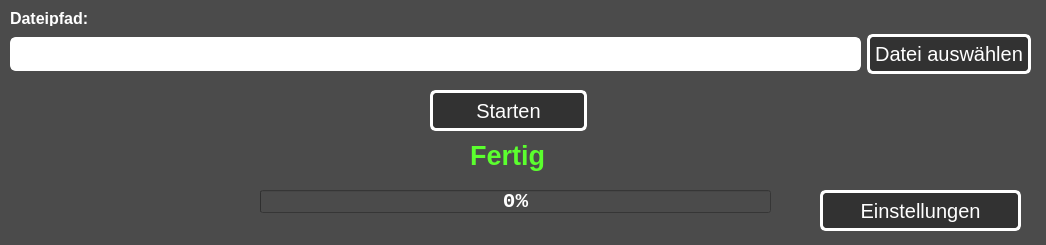
<?xml version="1.0" encoding="UTF-8"?>
<ui version="4.0">
 <author>Manuel Bücherl</author>
 <class>MainWindow</class>
 <widget class="QMainWindow" name="MainWindow">
  <property name="enabled">
   <bool>true</bool>
  </property>
  <property name="geometry">
   <rect>
    <x>0</x>
    <y>0</y>
    <width>1046</width>
    <height>245</height>
   </rect>
  </property>
  <property name="minimumSize">
   <size>
    <width>1046</width>
    <height>245</height>
   </size>
  </property>
  <property name="maximumSize">
   <size>
    <width>1046</width>
    <height>245</height>
   </size>
  </property>
  <property name="font">
   <font>
    <family>Tahoma</family>
    <pointsize>12</pointsize>
   </font>
  </property>
  <property name="cursor">
   <cursorShape>ArrowCursor</cursorShape>
  </property>
  <property name="contextMenuPolicy">
   <enum>Qt::NoContextMenu</enum>
  </property>
  <property name="acceptDrops">
   <bool>false</bool>
  </property>
  <property name="windowTitle">
   <string>Nullpunkt Bscheißer</string>
  </property>
  <property name="windowIcon">
   <iconset>
    <selectedon>:/Icon/data/favicon.ico</selectedon>
   </iconset>
  </property>
  <property name="styleSheet">
   <string notr="true">background-color:rgb(75, 75, 75)</string>
  </property>
  <property name="iconSize">
   <size>
    <width>256</width>
    <height>256</height>
   </size>
  </property>
  <property name="documentMode">
   <bool>false</bool>
  </property>
  <widget class="QWidget" name="centralwidget">
   <property name="font">
    <font>
     <family>Tahoma</family>
     <kerning>true</kerning>
    </font>
   </property>
   <property name="cursor">
    <cursorShape>ArrowCursor</cursorShape>
   </property>
   <property name="mouseTracking">
    <bool>true</bool>
   </property>
   <widget class="QLabel" name="dasLabel">
    <property name="geometry">
     <rect>
      <x>10</x>
      <y>10</y>
      <width>95</width>
      <height>16</height>
     </rect>
    </property>
    <property name="font">
     <font>
      <family>Tahoma</family>
      <pointsize>12</pointsize>
      <weight>75</weight>
      <bold>true</bold>
     </font>
    </property>
    <property name="styleSheet">
     <string notr="true">color: #FFF</string>
    </property>
    <property name="text">
     <string>Dateipfad:</string>
    </property>
   </widget>
   <widget class="QWidget" name="layoutWidget">
    <property name="geometry">
     <rect>
      <x>10</x>
      <y>32</y>
      <width>1021</width>
      <height>44</height>
     </rect>
    </property>
    <layout class="QGridLayout" name="gridLayout">
     <item row="0" column="0">
      <widget class="QLineEdit" name="rawFilePath">
       <property name="font">
        <font>
         <family>Tahoma</family>
         <pointsize>15</pointsize>
        </font>
       </property>
       <property name="styleSheet">
        <string notr="true">background-color: #FFF;
color: #000;
padding: 2px;
border-radius: 6px;
border: 1.5px solid #FFF</string>
       </property>
      </widget>
     </item>
     <item row="0" column="1">
      <widget class="QPushButton" name="btn_selectfile">
       <property name="font">
        <font>
         <family>Tahoma</family>
         <pointsize>15</pointsize>
        </font>
       </property>
       <property name="cursor">
        <cursorShape>PointingHandCursor</cursorShape>
       </property>
       <property name="styleSheet">
        <string notr="true">background-color: rgb(50, 50, 50);
color: rgb(255, 255, 255);
padding: 5px;
border-radius: 6px;
border: 3px solid #FFF</string>
       </property>
       <property name="text">
        <string>Datei auswählen</string>
       </property>
      </widget>
     </item>
    </layout>
   </widget>
   <widget class="QPushButton" name="btn_ButtonStart">
    <property name="geometry">
     <rect>
      <x>430</x>
      <y>90</y>
      <width>157</width>
      <height>41</height>
     </rect>
    </property>
    <property name="font">
     <font>
      <family>Tahoma</family>
      <pointsize>15</pointsize>
     </font>
    </property>
    <property name="cursor">
     <cursorShape>PointingHandCursor</cursorShape>
    </property>
    <property name="styleSheet">
     <string notr="true">background-color: rgb(50, 50, 50);
color: rgb(255, 255, 255);
border-radius: 6px;
border: 3px solid #FFF</string>
    </property>
    <property name="text">
     <string>Starten</string>
    </property>
   </widget>
   <widget class="QProgressBar" name="progressBar">
    <property name="geometry">
     <rect>
      <x>260</x>
      <y>190</y>
      <width>511</width>
      <height>23</height>
     </rect>
    </property>
    <property name="font">
     <font>
      <family>Consolas</family>
      <pointsize>16</pointsize>
      <weight>75</weight>
      <bold>true</bold>
     </font>
    </property>
    <property name="autoFillBackground">
     <bool>false</bool>
    </property>
    <property name="styleSheet">
     <string notr="true">color: #FFF</string>
    </property>
    <property name="value">
     <number>0</number>
    </property>
    <property name="textVisible">
     <bool>true</bool>
    </property>
   </widget>
   <widget class="QLabel" name="LabelDone">
    <property name="enabled">
     <bool>true</bool>
    </property>
    <property name="geometry">
     <rect>
      <x>460</x>
      <y>140</y>
      <width>95</width>
      <height>31</height>
     </rect>
    </property>
    <property name="font">
     <font>
      <family>Tahoma</family>
      <pointsize>20</pointsize>
      <weight>75</weight>
      <bold>true</bold>
     </font>
    </property>
    <property name="autoFillBackground">
     <bool>false</bool>
    </property>
    <property name="styleSheet">
     <string notr="true">color: rgb(91, 255, 46);
</string>
    </property>
    <property name="text">
     <string>Fertig</string>
    </property>
    <property name="scaledContents">
     <bool>true</bool>
    </property>
    <property name="alignment">
     <set>Qt::AlignCenter</set>
    </property>
   </widget>
   <widget class="QPushButton" name="btn_Einstellungen">
    <property name="geometry">
     <rect>
      <x>820</x>
      <y>190</y>
      <width>201</width>
      <height>41</height>
     </rect>
    </property>
    <property name="font">
     <font>
      <family>Tahoma</family>
      <pointsize>15</pointsize>
     </font>
    </property>
    <property name="cursor">
     <cursorShape>PointingHandCursor</cursorShape>
    </property>
    <property name="styleSheet">
     <string notr="true">background-color: rgb(50, 50, 50);
color: rgb(255, 255, 255);
border-radius: 6px;
border: 3px solid #FFF</string>
    </property>
    <property name="text">
     <string>Einstellungen</string>
    </property>
   </widget>
  </widget>
 </widget>
 <resources>
  <include location="Icons.qrc"/>
 </resources>
 <connections/>
</ui>
